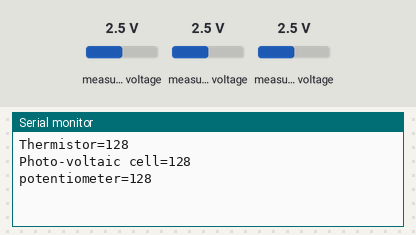
A sketch run on a simulated Arduino Uno, built with avr-gcc and run on an emulated ATmega328P. Parts: the last lines printed to the serial monitor. Wiring (inferred from the names in the program): PCF8591 converter at I2C address 0x48. Inputs (shaded band) come from the test bench; at power-on: measured voltage 2.5 V.

Above: at 1.2 s.
1.3 s: measured voltage (sensor 200) set to 0.1 V
At 1.46 s:
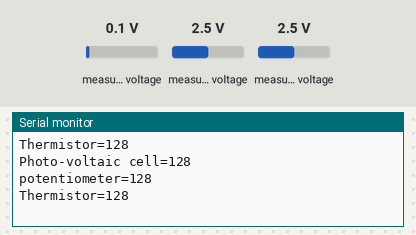
2.8 s: measured voltage (sensor 201) set to 0.1 V
At 3.86 s:
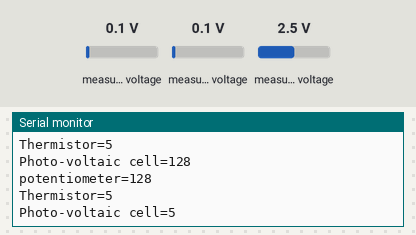
4.3 s: measured voltage (sensor 203) set to 0.1 V
At 5.6 s:
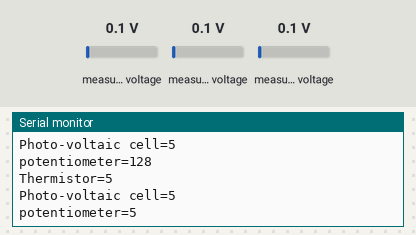
5.8 s: measured voltage (sensor 200) set to 1.2 V
At 5.87 s:
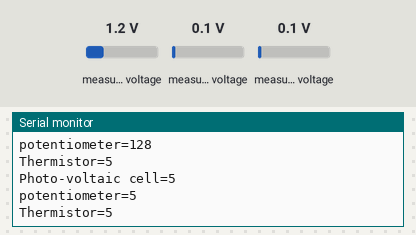
7.3 s: measured voltage (sensor 201) set to 1.2 V
At 7.3 s:
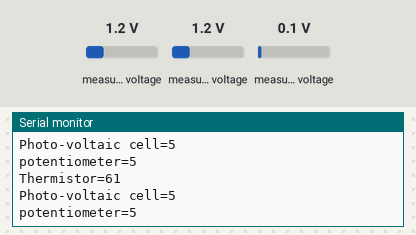
8.8 s: measured voltage (sensor 203) set to 1.2 V
At 10.0 s:
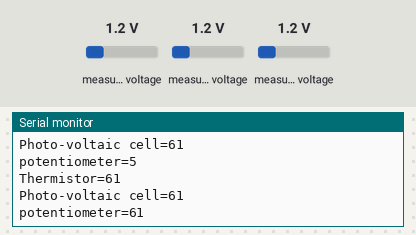
Timing chart, 0 to 11.3 s (numbered marks = the images above; inputs shaded):
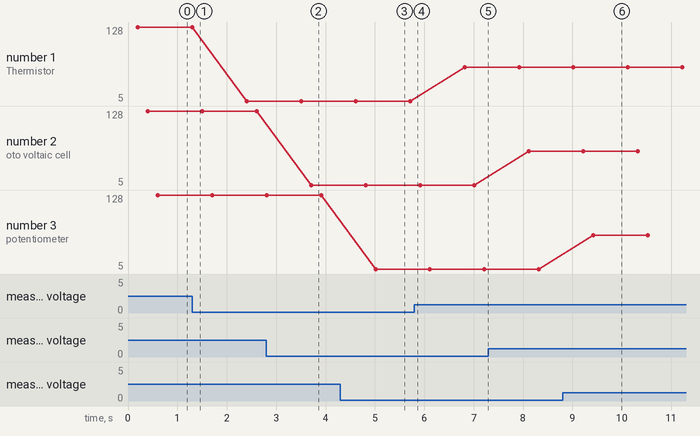

The sketch:

I2CSensor.ino
```cpp
#include "Wire.h"
#define PCF8591 0x48 // I2C bus address
#define PCF8591_ADC_CH0 0x00 // thermistor
#define PCF8591_ADC_CH1 0x01 // photo-voltaic cell
#define PCF8591_ADC_CH2 0x02
#define PCF8591_ADC_CH3 0x03 // potentiometer
byte ADC1, ADC2, ADC3;

void setup()
{
  Wire.begin();
  Serial.begin(9600);
}
void loop()
{
  // read thermistor
  Wire.beginTransmission(PCF8591);
  Wire.write((byte)PCF8591_ADC_CH0);
  Wire.endTransmission();
  delay(100);
  Wire.requestFrom(PCF8591, 2);
  delay(100);
  ADC1=Wire.read();
  ADC1=Wire.read();

  Serial.print("Thermistor=");
  Serial.println(ADC1);

  // read photo-voltaic cell
  Wire.beginTransmission(PCF8591);
  Wire.write(PCF8591_ADC_CH1);
  Wire.endTransmission();
  delay(100);
  Wire.requestFrom(PCF8591, 2);
  delay(100);
  ADC2=Wire.read();
  ADC2=Wire.read();

  Serial.print("Photo-voltaic cell=");
  Serial.println(ADC2);

  // potentiometer
  Wire.beginTransmission(PCF8591);
  Wire.write(PCF8591_ADC_CH3);
  Wire.endTransmission();
  delay(100);
  Wire.requestFrom(PCF8591, 2);
  delay(100);
  ADC3=Wire.read();
  ADC3=Wire.read();

  Serial.print("potentiometer=");
  Serial.println(ADC3);

  delay(500);
}
```

Measured:
- after the input at 2.8 s, the serial monitor: prints a new line after 0.91 s (image 2)
- after the input at 4.3 s, the serial monitor: prints a new line after 0.71 s (image 3)
- after the input at 8.8 s, the serial monitor: prints a new line after 0.62 s (image 6)
- plotted number 1: 128 → 5 after the input at 1.3 s, 5 → 61 after the input at 5.8 s
